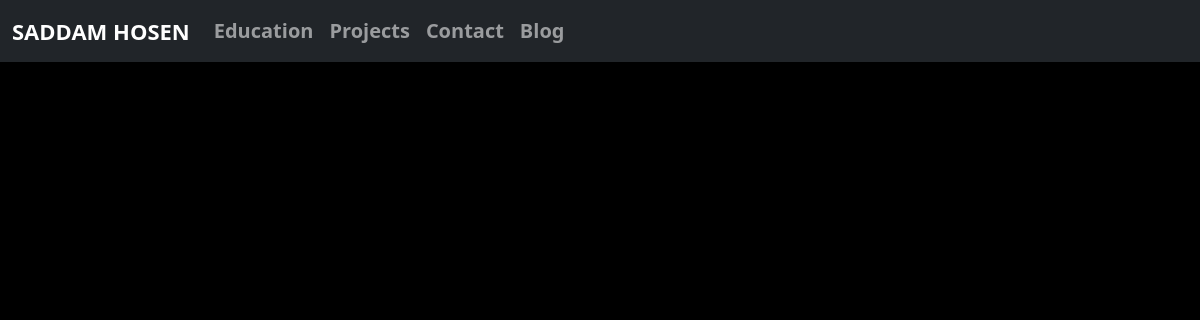
The page /skill/ on the database as committed earlier.
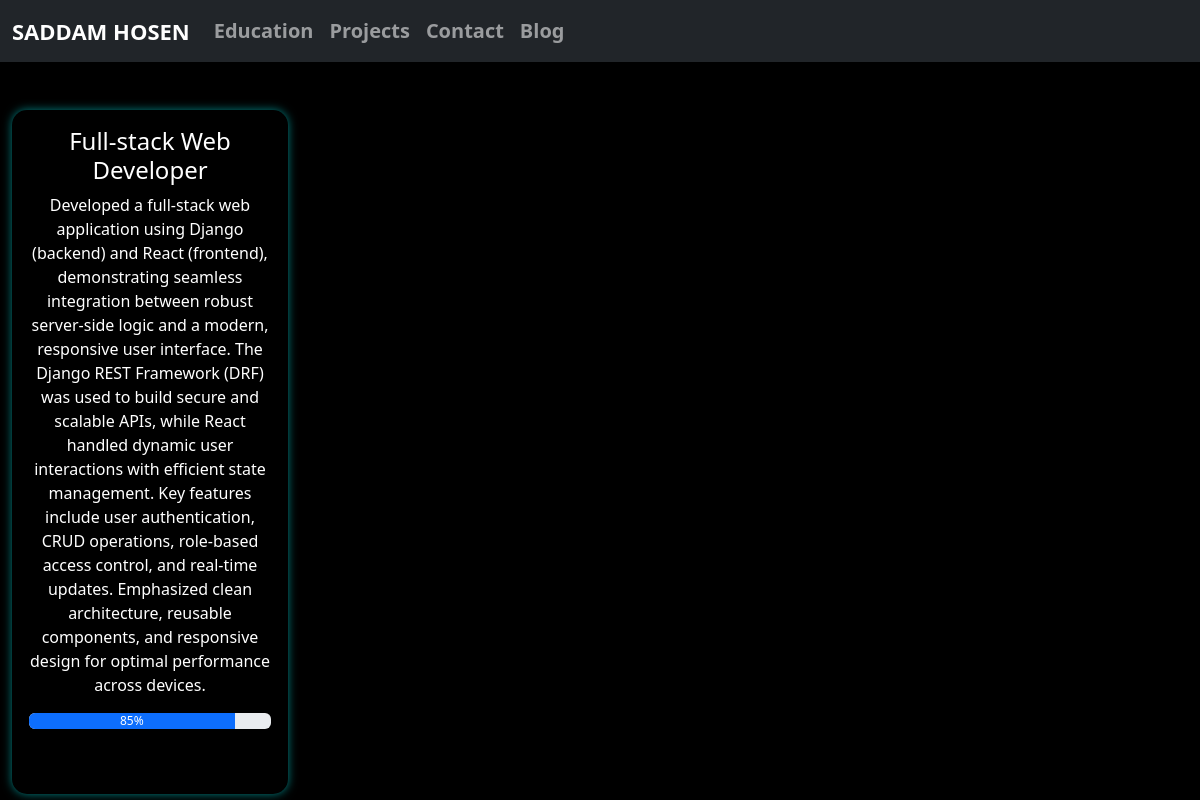
The same page on the database as committed later.
### skills/models.py (models this page shows, shortened)
class Skill(models.Model):
    name = models.CharField(max_length=100)
    proficiency_level = models.IntegerField(help_text="Enter proficiency level as a percentage (0-100)", default=1)
    description = models.TextField(blank=True)
    icon = models.CharField(max_length=100, help_text="FontAwesome icon name or image URL", blank=True)

### skills/views.py (the view)
# urls.py: path('',views.index, name='index'),
def index(request):
    skills = Skill.objects.all()
    context = {'skills': skills}
    return render(request, 'skills.html', context)

### skills/templates/skills.html (shortened to what this page needs)
{% extends 'base.html' %}
{% block content %}
<div class="container-fluid">
  <div class="row row-cols-1 row-cols-md-4 g-4">
    {% for skill in skills %}
    <div class="col">
      <div class="card h-100 text-white mt-5" style="background-color: black; border-radius: 15px; box-shadow: 0 0 10px teal;">
        <div class="card-body text-center">
          <h4 class="card-title">{{ skill.name }}</h4>
          <p class="card-text">{{ skill.description }}</p>
          <div class="progress">
            <div class="progress-bar" style="width: {{skill.proficiency_level}}%;">
              <p class="card-text">{{ skill.proficiency_level}}%</p>
            </div>
          </div>
        </div>
      </div>
    </div>
    {% endfor %}
  </div>
</div>
{% endblock %}

Rows that differ between the two databases and show on the page:
added Skill: name "Full-stack Web Developer", description "Developed a full-stack web application using Django (backend) and React (frontend), demonstrating seamless integration between robust server-side logic and a modern, responsive user interface. The Django REST Framework (DRF) was used to build secure and scalable APIs, while React handled dynamic user interactions with efficient state management. Key features include user authentication, CRUD operations, role-based access control, and real-time updates. Emphasized clean architecture, reusable components, and responsive design for optimal performance across devices.", proficiency_level "85"
